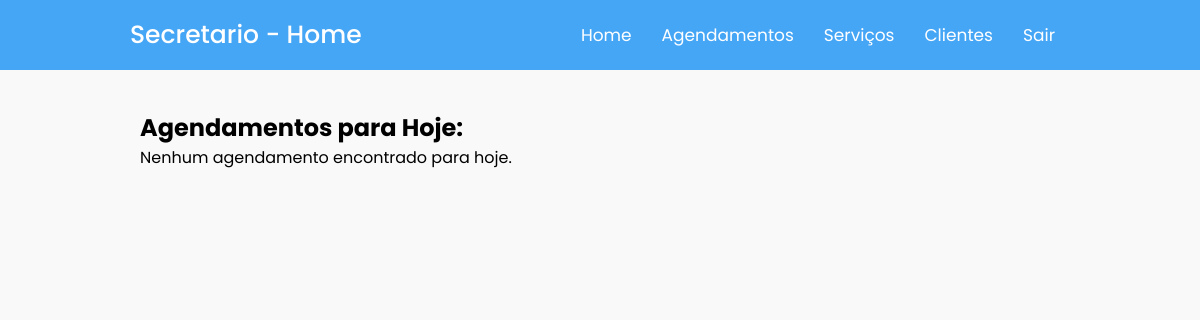
The page /site/admin/Tela_Secretaria/Home.php on the database as committed earlier.
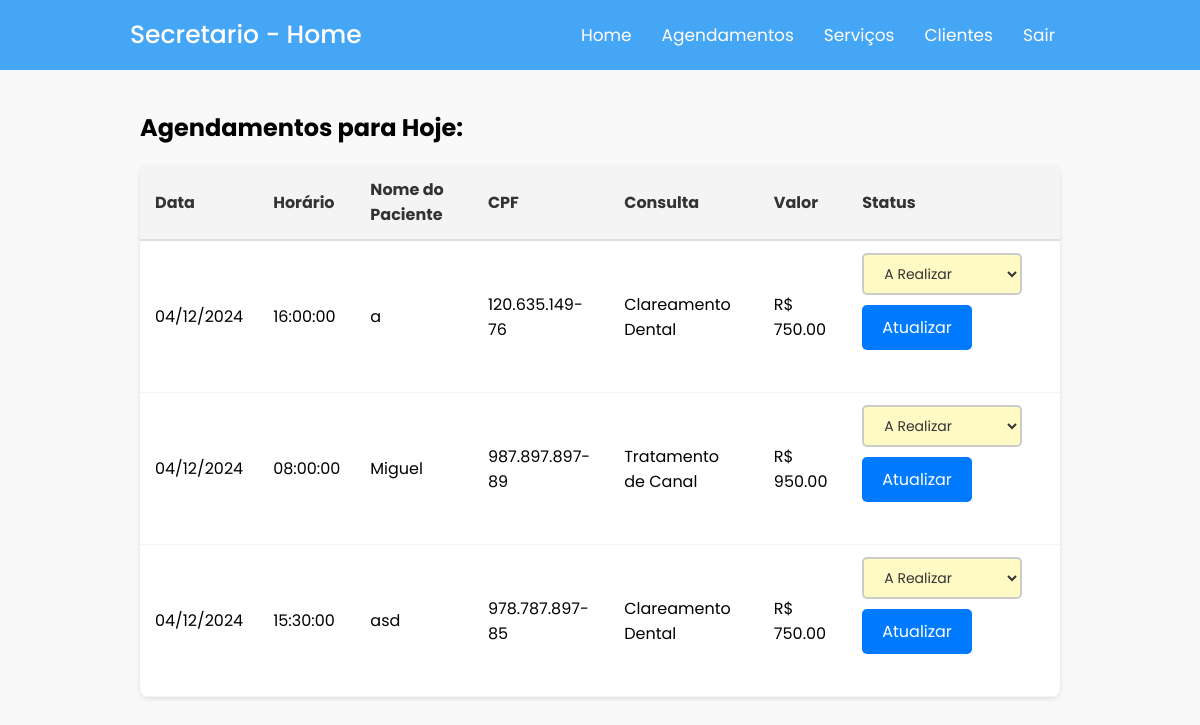
The same page on the database as committed later.
### tables this page shows
CREATE TABLE `agendamentos` (
  `id` int(11) NOT NULL,
  `id_servico` int(11) NOT NULL,
  `data_agendamento` date NOT NULL,
  `horario` time DEFAULT NULL,
  `id_paciente` int(11) DEFAULT NULL,
  `status` enum('A Realizar','Atrasada','Concluída') DEFAULT 'A Realizar'
);

CREATE TABLE `pacientes` (
  `id_paciente` int(11) NOT NULL,
  `nome` varchar(100) NOT NULL,
  `sexo` enum('masculino','feminino','N/A') NOT NULL DEFAULT 'N/A',
  `data_nascimento` date NOT NULL,
  `cpf` varchar(14) NOT NULL,
  `estado` char(2) NOT NULL,
  `cidade` varchar(100) NOT NULL,
  `bairro` varchar(100) NOT NULL,
  `rua` varchar(150) NOT NULL,
  `numero_residencia` varchar(10) NOT NULL,
  `cep` varchar(9) NOT NULL,
  `telefone` varchar(15) DEFAULT NULL,
  `email` varchar(255) NOT NULL
);

CREATE TABLE `servicos` (
  `id_servico` int(11) NOT NULL,
  `nome` varchar(255) DEFAULT NULL,
  `descricao` varchar(255) NOT NULL,
  `valor` varchar(255) NOT NULL
);

### site/admin/Tela_Secretaria/Home.php (the view, shortened to what this page needs)
<?php
$servername = "localhost";
$username = "root";
$password = "";
$dbname = "Clinica_Odontologica";
$conn = new mysqli($servername, $username, $password, $dbname);
$agendamentos_hoje = [];
$sql_hoje = "SELECT
                agendamentos.id,
                agendamentos.data_agendamento,
                agendamentos.horario,
                pacientes.nome AS paciente_nome,
                pacientes.cpf,
                servicos.nome AS servico_nome,
                servicos.valor,
                agendamentos.status
            FROM agendamentos
            JOIN pacientes ON agendamentos.id_paciente = pacientes.id_paciente
            JOIN servicos ON agendamentos.id_servico = servicos.id_servico
            WHERE agendamentos.data_agendamento = CURDATE()";
$result_hoje = $conn->query($sql_hoje);
if ($result_hoje && $result_hoje->num_rows > 0) {
    while ($row = $result_hoje->fetch_assoc()) {
        $agendamentos_hoje[] = $row;
    }
}
?>
<!DOCTYPE html>
<html lang="pt-BR">
<head>
    <link href='https://unpkg.com/boxicons@2.1.1/css/boxicons.min.css' rel='stylesheet'>
    <link rel="stylesheet" href="/Clinica_Odontologica/site/admin/Styles/homeadm.css">
    <link rel="stylesheet" href="/Clinica_Odontologica/site/admin/Tela_Admin/css/ver_agendamentos.css">
</head>
<body>
    <nav>
        <div class="nav-bar">
            <span class="logo navLogo"><a href="#">Secretario - Home</a></span>
            <div class="menu">
                <ul class="nav-links">
                    <li><a href="Home.php">Home</a></li>
                    <li><a href="Agendamentos.php">Agendamentos</a></li>
                    <li><a href="Servicos.php" class="activate">Serviços</a></li>
                    <li><a href="Clientes/Alteração_Cliente.php">Clientes</a></li>
                    <li><a href="/Clinica_Odontologica/site/sair.php">Sair</a></li>
                </ul>
            </div>
        </div>
    </nav>
<br><br><br><br><br>
<div class="container">
        <h2>Agendamentos para Hoje:</h2>
        <?php if (!empty($agendamentos_hoje)): ?>
            <table>
                <thead>
                    <tr>
                        <th>Data</th>
                        <th>Horário</th>
                        <th>Nome do Paciente</th>
                        <th>CPF</th>
                        <th>Consulta</th>
                        <th>Valor</th>
                        <th>Status</th>
                    </tr>
                </thead>
                <tbody>
                    <?php foreach ($agendamentos_hoje as $agendamento): ?>
                        <tr>
                            <td><?php echo date("d/m/Y", strtotime($agendamento['data_agendamento'])); ?></td>
                            <td><?php echo $agendamento['horario']; ?></td>
                            <td><?php echo $agendamento['paciente_nome']; ?></td>
                            <td><?php echo $agendamento['cpf']; ?></td>
                            <td><?php echo $agendamento['servico_nome']; ?></td>
                            <td>R$ <?php echo $agendamento['valor']; ?></td>
                            <td>
                                <form method="POST" action="">
                                    <select name="status" onchange="mudarCorSelect(this)">
                                        <option value="A Realizar" <?php echo $agendamento['status'] === 'A Realizar' ? 'selected' : ''; ?>>A Realizar</option>
                                    </select>
                                    <button type="submit" name="update_status">Atualizar</button>
                                </form>
                            </td>
                        </tr>
                    <?php endforeach; ?>
                </tbody>
            </table>
        <?php else: ?>
            <p>Nenhum agendamento encontrado para hoje.</p>
        <?php endif; ?>
    </div>
</body>
</html>

Rows that differ between the two databases and show on the page:
added agendamentos: data_agendamento "04/12/2024", horario "16:00:00", id_paciente.nome "a", id_paciente.cpf "120.635.149-76", id_servico.nome "Clareamento Dental", id_servico.valor "750.00", status "A Realizar"
added agendamentos: data_agendamento "04/12/2024", horario "08:00:00", id_paciente.nome "Miguel", id_paciente.cpf "987.897.897-89", id_servico.nome "Tratamento de Canal", id_servico.valor "950.00", status "A Realizar"
added agendamentos: data_agendamento "04/12/2024", horario "15:30:00", id_paciente.nome "asd", id_paciente.cpf "978.787.897-85", id_servico.nome "Clareamento Dental", id_servico.valor "750.00", status "A Realizar"
Other text that changed with them:
text no longer shown: "Nenhum agendamento encontrado para hoje."
text now shown: "Data Horário Nome do Paciente CPF Consulta Valor Status"
